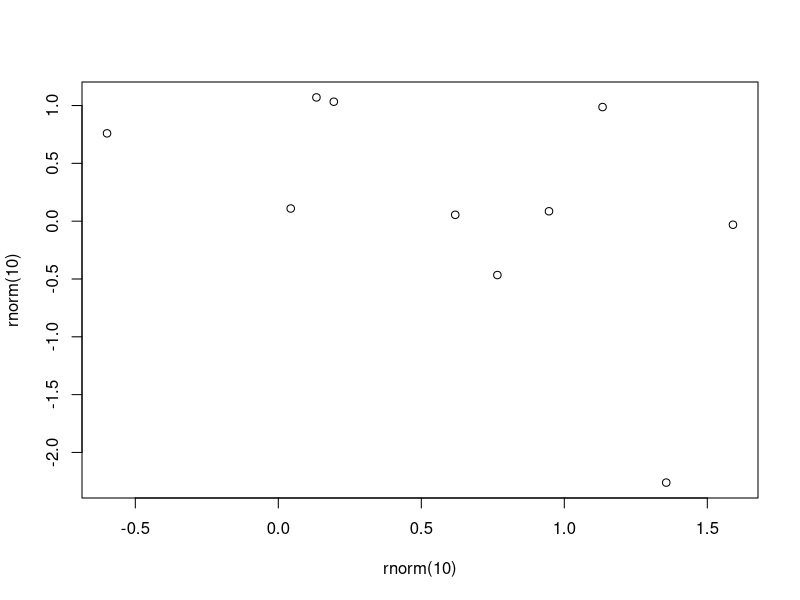

This figure's R source:
## ---- chunk 1
library("tidyverse")
## ---- chunk 2
plot(rnorm(10), rnorm(10))
